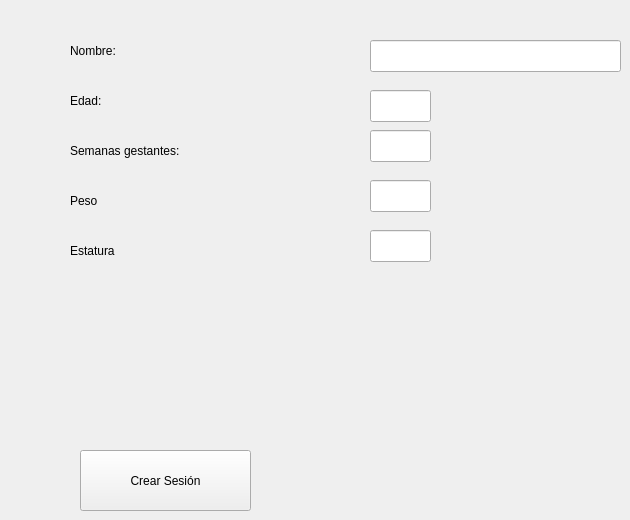
    <widget class="QWidget" name="tab_4">
     <attribute name="title">
      <string>Info</string>
     </attribute>
     <widget class="QLabel" name="label_11">
      <property name="geometry">
       <rect>
        <x>70</x>
        <y>30</y>
        <width>131</width>
        <height>41</height>
       </rect>
      </property>
      <property name="text">
       <string>Nombre:</string>
      </property>
     </widget>
     <widget class="QPushButton" name="createSession">
      <property name="geometry">
       <rect>
        <x>80</x>
        <y>450</y>
        <width>171</width>
        <height>61</height>
       </rect>
      </property>
      <property name="text">
       <string>Crear Sesión</string>
      </property>
     </widget>
     <widget class="QLabel" name="label_13">
      <property name="geometry">
       <rect>
        <x>70</x>
        <y>80</y>
        <width>121</width>
        <height>41</height>
       </rect>
      </property>
      <property name="text">
       <string>Edad:</string>
      </property>
     </widget>
     <widget class="QLineEdit" name="nameField">
      <property name="geometry">
       <rect>
        <x>370</x>
        <y>40</y>
        <width>251</width>
        <height>32</height>
       </rect>
      </property>
     </widget>
     <widget class="QLineEdit" name="ageField">
      <property name="geometry">
       <rect>
        <x>370</x>
        <y>90</y>
        <width>61</width>
        <height>32</height>
       </rect>
      </property>
     </widget>
     <widget class="QLabel" name="label_15">
      <property name="geometry">
       <rect>
        <x>70</x>
        <y>130</y>
        <width>271</width>
        <height>41</height>
       </rect>
      </property>
      <property name="text">
       <string>Semanas gestantes:</string>
      </property>
     </widget>
     <widget class="QLineEdit" name="weeksField">
      <property name="geometry">
       <rect>
        <x>370</x>
        <y>130</y>
        <width>61</width>
        <height>32</height>
       </rect>
      </property>
     </widget>
     <widget class="QLabel" name="label_16">
      <property name="geometry">
       <rect>
        <x>70</x>
        <y>180</y>
        <width>271</width>
        <height>41</height>
       </rect>
      </property>
      <property name="text">
       <string>Peso</string>
      </property>
     </widget>
     <widget class="QLabel" name="label_17">
      <property name="geometry">
       <rect>
        <x>70</x>
        <y>230</y>
        <width>271</width>
        <height>41</height>
       </rect>
      </property>
      <property name="text">
       <string>Estatura</string>
      </property>
     </widget>
     <widget class="QLineEdit" name="weightField">
      <property name="geometry">
       <rect>
        <x>370</x>
        <y>180</y>
        <width>61</width>
        <height>32</height>
       </rect>
      </property>
     </widget>
     <widget class="QLineEdit" name="heightField">
      <property name="geometry">
       <rect>
        <x>370</x>
        <y>230</y>
        <width>61</width>
        <height>32</height>
       </rect>
      </property>
     </widget>
    </widget>
